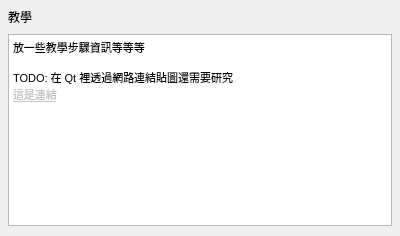
<?xml version="1.0" encoding="UTF-8"?>
<ui version="4.0">
 <class>Preferences</class>
 <widget class="QWidget" name="Preferences">
  <property name="geometry">
   <rect>
    <x>0</x>
    <y>0</y>
    <width>400</width>
    <height>236</height>
   </rect>
  </property>
  <property name="sizePolicy">
   <sizepolicy hsizetype="Preferred" vsizetype="Fixed">
    <horstretch>0</horstretch>
    <verstretch>0</verstretch>
   </sizepolicy>
  </property>
  <property name="acceptDrops">
   <bool>false</bool>
  </property>
  <property name="windowTitle">
   <string>Form</string>
  </property>
  <property name="autoFillBackground">
   <bool>false</bool>
  </property>
  <layout class="QVBoxLayout" name="verticalLayout">
   <property name="spacing">
    <number>0</number>
   </property>
   <property name="leftMargin">
    <number>0</number>
   </property>
   <property name="topMargin">
    <number>0</number>
   </property>
   <property name="rightMargin">
    <number>0</number>
   </property>
   <property name="bottomMargin">
    <number>0</number>
   </property>
   <item>
    <layout class="QVBoxLayout" name="verticalLayout_2">
     <property name="spacing">
      <number>8</number>
     </property>
     <property name="leftMargin">
      <number>8</number>
     </property>
     <property name="topMargin">
      <number>8</number>
     </property>
     <property name="rightMargin">
      <number>8</number>
     </property>
     <property name="bottomMargin">
      <number>8</number>
     </property>
     <item>
      <widget class="QLabel" name="label">
       <property name="text">
        <string>教學</string>
       </property>
      </widget>
     </item>
     <item>
      <widget class="QTextBrowser" name="textBrowser_2">
       <property name="enabled">
        <bool>true</bool>
       </property>
       <property name="maximumSize">
        <size>
         <width>16777215</width>
         <height>16777215</height>
        </size>
       </property>
       <property name="html">
        <string>&lt;!DOCTYPE HTML PUBLIC &quot;-//W3C//DTD HTML 4.0//EN&quot; &quot;http://www.w3.org/TR/REC-html40/strict.dtd&quot;&gt;
&lt;html&gt;&lt;head&gt;&lt;meta name=&quot;qrichtext&quot; content=&quot;1&quot; /&gt;&lt;style type=&quot;text/css&quot;&gt;
p, li { white-space: pre-wrap; }
&lt;/style&gt;&lt;/head&gt;&lt;body style=&quot; font-family:'PMingLiU'; font-size:9pt; font-weight:400; font-style:normal;&quot;&gt;
&lt;p style=&quot; margin-top:0px; margin-bottom:0px; margin-left:0px; margin-right:0px; -qt-block-indent:0; text-indent:0px;&quot;&gt;&lt;span style=&quot; font-size:8pt;&quot;&gt;放一些教學步驟資訊等等等&lt;/span&gt;&lt;/p&gt;
&lt;p style=&quot;-qt-paragraph-type:empty; margin-top:0px; margin-bottom:0px; margin-left:0px; margin-right:0px; -qt-block-indent:0; text-indent:0px; font-size:8pt;&quot;&gt;&lt;br /&gt;&lt;/p&gt;
&lt;p style=&quot; margin-top:0px; margin-bottom:0px; margin-left:0px; margin-right:0px; -qt-block-indent:0; text-indent:0px;&quot;&gt;&lt;span style=&quot; font-size:8pt;&quot;&gt;TODO: 在 Qt 裡透過網路連結貼圖還需要研究&lt;/span&gt;&lt;/p&gt;
&lt;p style=&quot; margin-top:0px; margin-bottom:0px; margin-left:0px; margin-right:0px; -qt-block-indent:0; text-indent:0px;&quot;&gt;&lt;a href=&quot;https://github.com/wolfuardian/karnak/blob/main/eil/docs/images/first_activation.png&quot;&gt;&lt;span style=&quot; font-size:8pt; text-decoration: underline; color:#c3c3c3;&quot;&gt;這是連結&lt;/span&gt;&lt;/a&gt;&lt;/p&gt;
&lt;p style=&quot; margin-top:0px; margin-bottom:0px; margin-left:0px; margin-right:0px; -qt-block-indent:0; text-indent:0px;&quot;&gt;&lt;img src=&quot;C:/Users/eos/PycharmProjects/karnak/python/eil/tool/karnak/ui/frame/tutorial_step1.png&quot; /&gt;&lt;/p&gt;
&lt;p style=&quot;-qt-paragraph-type:empty; margin-top:0px; margin-bottom:0px; margin-left:0px; margin-right:0px; -qt-block-indent:0; text-indent:0px;&quot;&gt;&lt;br /&gt;&lt;/p&gt;
&lt;p style=&quot; margin-top:0px; margin-bottom:0px; margin-left:0px; margin-right:0px; -qt-block-indent:0; text-indent:0px;&quot;&gt;&lt;img src=&quot;C:/Users/eos/PycharmProjects/karnak/python/eil/tool/karnak/ui/frame/tutorial_step2.png&quot; /&gt;&lt;/p&gt;
&lt;p style=&quot;-qt-paragraph-type:empty; margin-top:0px; margin-bottom:0px; margin-left:0px; margin-right:0px; -qt-block-indent:0; text-indent:0px;&quot;&gt;&lt;br /&gt;&lt;/p&gt;
&lt;p style=&quot; margin-top:0px; margin-bottom:0px; margin-left:0px; margin-right:0px; -qt-block-indent:0; text-indent:0px;&quot;&gt;&lt;img src=&quot;C:/Users/eos/PycharmProjects/karnak/python/eil/tool/karnak/ui/frame/tutorial_step3.png&quot; /&gt;&lt;/p&gt;
&lt;p style=&quot;-qt-paragraph-type:empty; margin-top:0px; margin-bottom:0px; margin-left:0px; margin-right:0px; -qt-block-indent:0; text-indent:0px;&quot;&gt;&lt;br /&gt;&lt;/p&gt;
&lt;p style=&quot; margin-top:0px; margin-bottom:0px; margin-left:0px; margin-right:0px; -qt-block-indent:0; text-indent:0px;&quot;&gt;&lt;img src=&quot;C:/Users/eos/PycharmProjects/karnak/python/eil/tool/karnak/ui/frame/tutorial_step4.png&quot; /&gt;&lt;/p&gt;&lt;/body&gt;&lt;/html&gt;</string>
       </property>
      </widget>
     </item>
     <item>
      <spacer name="verticalSpacer">
       <property name="orientation">
        <enum>Qt::Vertical</enum>
       </property>
       <property name="sizeHint" stdset="0">
        <size>
         <width>20</width>
         <height>0</height>
        </size>
       </property>
      </spacer>
     </item>
    </layout>
   </item>
  </layout>
 </widget>
 <resources>
  <include location="pic.qrc"/>
 </resources>
 <connections/>
</ui>
